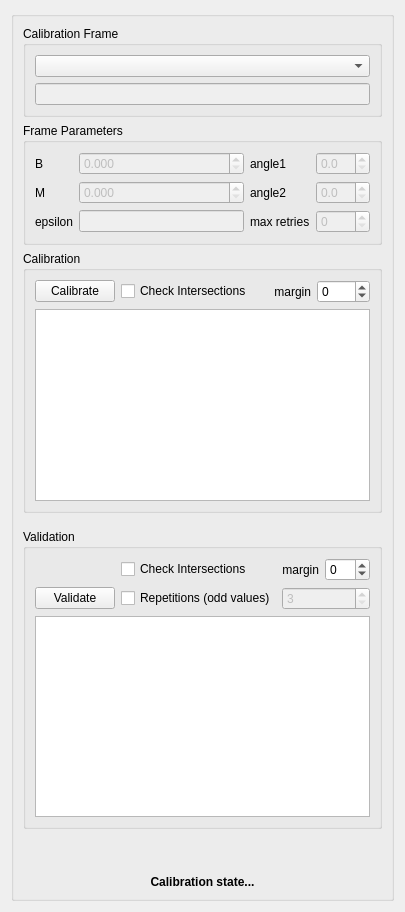
        <widget class="QWidget" name="tabCalibration">
         <attribute name="title">
          <string>Calibration</string>
         </attribute>
         <layout class="QHBoxLayout" name="horizontalLayout_7">
          <item>
           <widget class="QGroupBox" name="groupBoxCalibration">
            <property name="title">
             <string/>
            </property>
            <layout class="QGridLayout" name="gridLayout_15">
             <item row="2" column="0">
              <widget class="QGroupBox" name="groupBoxCalibrationSection">
               <property name="sizePolicy">
                <sizepolicy hsizetype="Expanding" vsizetype="Expanding">
                 <horstretch>0</horstretch>
                 <verstretch>0</verstretch>
                </sizepolicy>
               </property>
               <property name="font">
                <font>
                 <pointsize>9</pointsize>
                </font>
               </property>
               <property name="title">
                <string>Calibration</string>
               </property>
               <layout class="QGridLayout" name="gridLayout_19">
                <item row="0" column="0">
                 <layout class="QGridLayout" name="gridLayout_17">
                  <item row="0" column="1">
                   <widget class="QCheckBox" name="checkBoxCheckIntersectionsCalibration">
                    <property name="font">
                     <font>
                      <pointsize>9</pointsize>
                     </font>
                    </property>
                    <property name="text">
                     <string>Check Intersections</string>
                    </property>
                   </widget>
                  </item>
                  <item row="0" column="3">
                   <widget class="QSpinBox" name="spinBoxLossFildMarginCalibration">
                    <property name="font">
                     <font>
                      <pointsize>9</pointsize>
                     </font>
                    </property>
                    <property name="minimum">
                     <number>-20</number>
                    </property>
                    <property name="maximum">
                     <number>20</number>
                    </property>
                   </widget>
                  </item>
                  <item row="0" column="0">
                   <widget class="QPushButton" name="pushButtonCalibration">
                    <property name="font">
                     <font>
                      <family>MS Shell Dlg 2</family>
                      <pointsize>9</pointsize>
                     </font>
                    </property>
                    <property name="text">
                     <string>Calibrate</string>
                    </property>
                   </widget>
                  </item>
                  <item row="1" column="0" colspan="4">
                   <widget class="QTextBrowser" name="textBrowserCalibrationOutput">
                    <property name="sizePolicy">
                     <sizepolicy hsizetype="Expanding" vsizetype="Expanding">
                      <horstretch>0</horstretch>
                      <verstretch>0</verstretch>
                     </sizepolicy>
                    </property>
                    <property name="minimumSize">
                     <size>
                      <width>0</width>
                      <height>100</height>
                     </size>
                    </property>
                    <property name="font">
                     <font>
                      <pointsize>9</pointsize>
                     </font>
                    </property>
                   </widget>
                  </item>
                  <item row="0" column="2">
                   <widget class="QLabel" name="labelCalbrationMargin">
                    <property name="text">
                     <string>margin</string>
                    </property>
                    <property name="alignment">
                     <set>Qt::AlignRight|Qt::AlignTrailing|Qt::AlignVCenter</set>
                    </property>
                   </widget>
                  </item>
                 </layout>
                </item>
               </layout>
              </widget>
             </item>
             <item row="1" column="0">
              <widget class="QGroupBox" name="groupBox">
               <property name="font">
                <font>
                 <pointsize>9</pointsize>
                </font>
               </property>
               <property name="title">
                <string>Frame Parameters</string>
               </property>
               <layout class="QGridLayout" name="gridLayout_16">
                <item row="0" column="0">
                 <widget class="QLabel" name="labelCalibrationB">
                  <property name="font">
                   <font>
                    <pointsize>9</pointsize>
                   </font>
                  </property>
                  <property name="text">
                   <string>B</string>
                  </property>
                 </widget>
                </item>
                <item row="0" column="1">
                 <widget class="QDoubleSpinBox" name="doubleSpinBoxCalibrationB">
                  <property name="enabled">
                   <bool>false</bool>
                  </property>
                  <property name="font">
                   <font>
                    <pointsize>9</pointsize>
                   </font>
                  </property>
                  <property name="decimals">
                   <number>3</number>
                  </property>
                 </widget>
                </item>
                <item row="0" column="2">
                 <widget class="QLabel" name="labelCalibrationAngle1">
                  <property name="font">
                   <font>
                    <pointsize>9</pointsize>
                   </font>
                  </property>
                  <property name="text">
                   <string>angle1</string>
                  </property>
                 </widget>
                </item>
                <item row="0" column="3">
                 <widget class="QDoubleSpinBox" name="doubleSpinBoxCalibrationAngle1">
                  <property name="enabled">
                   <bool>false</bool>
                  </property>
                  <property name="font">
                   <font>
                    <pointsize>9</pointsize>
                   </font>
                  </property>
                  <property name="decimals">
                   <number>1</number>
                  </property>
                  <property name="maximum">
                   <double>90.000000000000000</double>
                  </property>
                 </widget>
                </item>
                <item row="1" column="0">
                 <widget class="QLabel" name="labelCalibrationM">
                  <property name="font">
                   <font>
                    <pointsize>9</pointsize>
                   </font>
                  </property>
                  <property name="text">
                   <string>M</string>
                  </property>
                 </widget>
                </item>
                <item row="1" column="1">
                 <widget class="QDoubleSpinBox" name="doubleSpinBoxCalibrationM">
                  <property name="enabled">
                   <bool>false</bool>
                  </property>
                  <property name="font">
                   <font>
                    <pointsize>9</pointsize>
                   </font>
                  </property>
                  <property name="decimals">
                   <number>3</number>
                  </property>
                 </widget>
                </item>
                <item row="1" column="2">
                 <widget class="QLabel" name="labelCalibrationAngle2">
                  <property name="font">
                   <font>
                    <pointsize>9</pointsize>
                   </font>
                  </property>
                  <property name="text">
                   <string>angle2</string>
                  </property>
                 </widget>
                </item>
                <item row="1" column="3">
                 <widget class="QDoubleSpinBox" name="doubleSpinBoxCalibrationAngle2">
                  <property name="enabled">
                   <bool>false</bool>
                  </property>
                  <property name="decimals">
                   <number>1</number>
                  </property>
                  <property name="maximum">
                   <double>90.000000000000000</double>
                  </property>
                 </widget>
                </item>
                <item row="2" column="0">
                 <widget class="QLabel" name="labelCalibrationEpsilon">
                  <property name="font">
                   <font>
                    <pointsize>9</pointsize>
                   </font>
                  </property>
                  <property name="text">
                   <string>epsilon</string>
                  </property>
                 </widget>
                </item>
                <item row="2" column="1">
                 <widget class="QLineEdit" name="lineEditCalibrationEpsilon">
                  <property name="enabled">
                   <bool>false</bool>
                  </property>
                  <property name="font">
                   <font>
                    <pointsize>9</pointsize>
                   </font>
                  </property>
                 </widget>
                </item>
                <item row="2" column="2">
                 <widget class="QLabel" name="labelCalibrationMaxRetries">
                  <property name="font">
                   <font>
                    <pointsize>9</pointsize>
                   </font>
                  </property>
                  <property name="text">
                   <string>max retries</string>
                  </property>
                 </widget>
                </item>
                <item row="2" column="3">
                 <widget class="QSpinBox" name="spinBoxCalibrationMaxRetries">
                  <property name="enabled">
                   <bool>false</bool>
                  </property>
                  <property name="font">
                   <font>
                    <pointsize>9</pointsize>
                   </font>
                  </property>
                  <property name="maximum">
                   <number>5000</number>
                  </property>
                 </widget>
                </item>
               </layout>
              </widget>
             </item>
             <item row="0" column="0">
              <widget class="QGroupBox" name="groupBoxCalibrationFrame">
               <property name="font">
                <font>
                 <pointsize>9</pointsize>
                </font>
               </property>
               <property name="title">
                <string>Calibration Frame</string>
               </property>
               <layout class="QGridLayout" name="gridLayout_14">
                <item row="1" column="0" colspan="3">
                 <widget class="QLineEdit" name="lineEditCalibrationImage">
                  <property name="enabled">
                   <bool>false</bool>
                  </property>
                  <property name="font">
                   <font>
                    <pointsize>7</pointsize>
                   </font>
                  </property>
                 </widget>
                </item>
                <item row="0" column="0" colspan="3">
                 <widget class="QComboBox" name="comboBoxCalibrationFrame">
                  <property name="font">
                   <font>
                    <pointsize>9</pointsize>
                   </font>
                  </property>
                 </widget>
                </item>
               </layout>
              </widget>
             </item>
             <item row="7" column="0">
              <widget class="QLabel" name="labelCalibrationState">
               <property name="font">
                <font>
                 <pointsize>9</pointsize>
                 <weight>75</weight>
                 <bold>true</bold>
                </font>
               </property>
               <property name="text">
                <string>Calibration state...</string>
               </property>
               <property name="alignment">
                <set>Qt::AlignCenter</set>
               </property>
               <property name="wordWrap">
                <bool>true</bool>
               </property>
              </widget>
             </item>
             <item row="3" column="0">
              <spacer name="verticalSpacer_8">
               <property name="orientation">
                <enum>Qt::Vertical</enum>
               </property>
               <property name="sizeType">
                <enum>QSizePolicy::Fixed</enum>
               </property>
               <property name="sizeHint" stdset="0">
                <size>
                 <width>20</width>
                 <height>10</height>
                </size>
               </property>
              </spacer>
             </item>
             <item row="4" column="0" rowspan="2">
              <widget class="QGroupBox" name="groupBoxValidationSection">
               <property name="sizePolicy">
                <sizepolicy hsizetype="Preferred" vsizetype="MinimumExpanding">
                 <horstretch>0</horstretch>
                 <verstretch>0</verstretch>
                </sizepolicy>
               </property>
               <property name="minimumSize">
                <size>
                 <width>0</width>
                 <height>300</height>
                </size>
               </property>
               <property name="font">
                <font>
                 <pointsize>9</pointsize>
                </font>
               </property>
               <property name="title">
                <string>Validation</string>
               </property>
               <layout class="QGridLayout" name="gridLayout_18">
                <item row="1" column="0">
                 <layout class="QGridLayout" name="gridLayout_12">
                  <item row="0" column="3">
                   <widget class="QSpinBox" name="spinBoxLossFildMarginValidation">
                    <property name="font">
                     <font>
                      <pointsize>9</pointsize>
                     </font>
                    </property>
                    <property name="minimum">
                     <number>-20</number>
                    </property>
                    <property name="maximum">
                     <number>20</number>
                    </property>
                   </widget>
                  </item>
                  <item row="2" column="0" colspan="4">
                   <widget class="QTextBrowser" name="textBrowserValidationOutput">
                    <property name="font">
                     <font>
                      <pointsize>9</pointsize>
                     </font>
                    </property>
                   </widget>
                  </item>
                  <item row="0" column="1">
                   <widget class="QCheckBox" name="checkBoxCheckIntersectionsValidation">
                    <property name="font">
                     <font>
                      <pointsize>9</pointsize>
                     </font>
                    </property>
                    <property name="text">
                     <string>Check Intersections</string>
                    </property>
                   </widget>
                  </item>
                  <item row="1" column="1">
                   <widget class="QCheckBox" name="checkBoxValidationRepetitions">
                    <property name="font">
                     <font>
                      <pointsize>9</pointsize>
                     </font>
                    </property>
                    <property name="text">
                     <string>Repetitions (odd values)</string>
                    </property>
                   </widget>
                  </item>
                  <item row="1" column="0">
                   <widget class="QPushButton" name="pushButtonValidation">
                    <property name="font">
                     <font>
                      <pointsize>9</pointsize>
                     </font>
                    </property>
                    <property name="text">
                     <string>Validate</string>
                    </property>
                   </widget>
                  </item>
                  <item row="0" column="2">
                   <widget class="QLabel" name="labelVaidationMargin">
                    <property name="text">
                     <string>margin</string>
                    </property>
                    <property name="alignment">
                     <set>Qt::AlignRight|Qt::AlignTrailing|Qt::AlignVCenter</set>
                    </property>
                   </widget>
                  </item>
                  <item row="1" column="2" colspan="2">
                   <widget class="QSpinBox" name="spinBoxValidationRepetitions">
                    <property name="enabled">
                     <bool>false</bool>
                    </property>
                    <property name="minimum">
                     <number>3</number>
                    </property>
                    <property name="maximum">
                     <number>51</number>
                    </property>
                    <property name="singleStep">
                     <number>2</number>
                    </property>
                   </widget>
                  </item>
                 </layout>
                </item>
               </layout>
              </widget>
             </item>
             <item row="6" column="0">
              <spacer name="verticalSpacer_9">
               <property name="orientation">
                <enum>Qt::Vertical</enum>
               </property>
               <property name="sizeHint" stdset="0">
                <size>
                 <width>20</width>
                 <height>40</height>
                </size>
               </property>
              </spacer>
             </item>
            </layout>
           </widget>
          </item>
         </layout>
        </widget>
